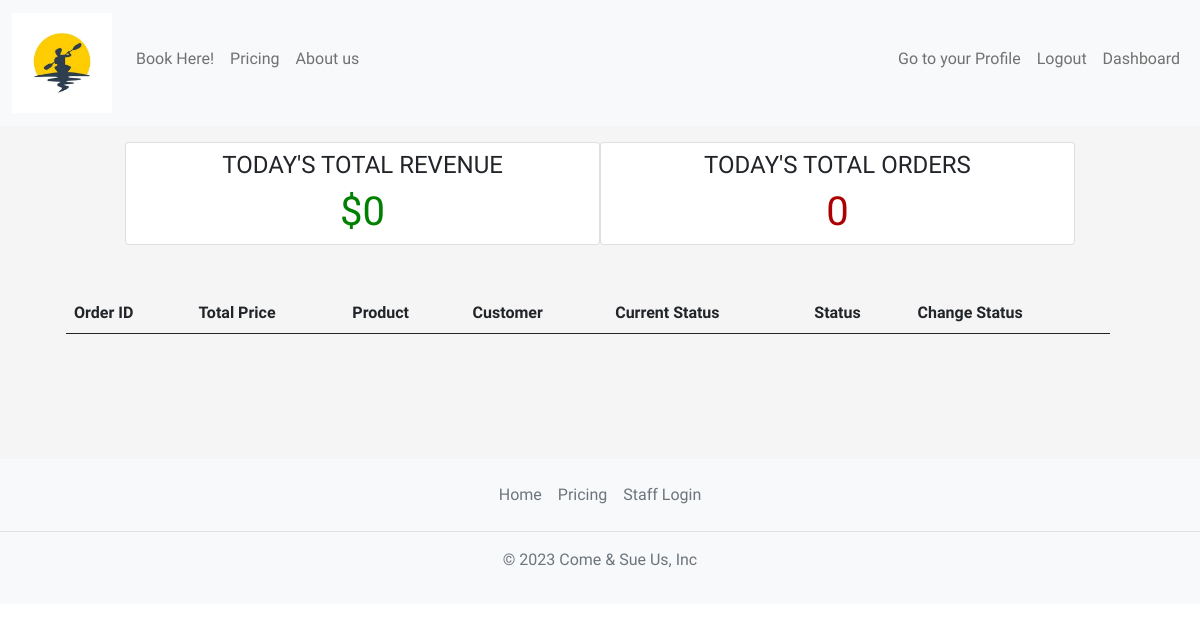
Page /staff/dashboard/ (signed in) on the earlier database version.
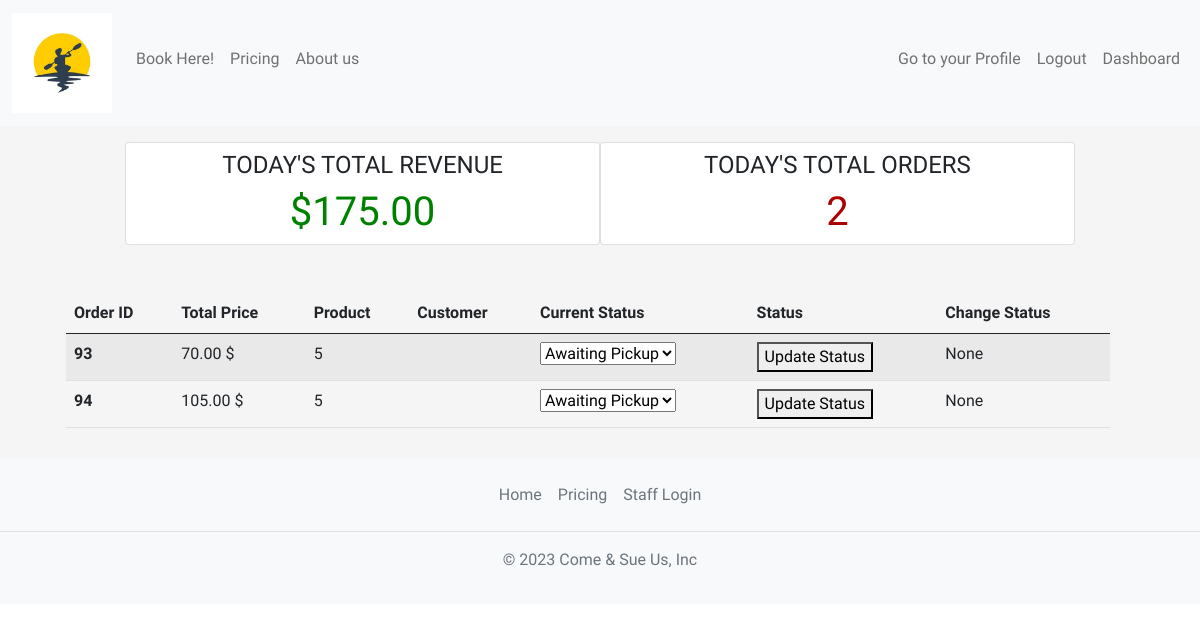
Same page on the later database version.
### home/models.py (models this page shows, shortened)
class OrderModel(models.Model):
    STATUS = (
        ('Awaiting Pickup', 'Awaiting Pickup'),
        ('Delivered', 'Delivered'),
    )
    user = models.ForeignKey(get_user_model(), on_delete=models.SET_NULL, null=True)
    created_on = models.DateTimeField(auto_now_add=True)
    price = models.DecimalField(max_digits=7, decimal_places=2)
    status = models.CharField(max_length=200, null=True, choices=STATUS)
    items = models.ManyToManyField(
        'Variant', related_name='order', blank=True)

class Variant(models.Model):
    name = models.CharField(max_length=100)
    description = models.TextField()
    image = models.ImageField(upload_to='variants_images/')
    price = models.DecimalField(max_digits=5, decimal_places=2)

### staff/views.py (the view)
# urls.py: path('dashboard/', Dashboard.as_view(), name='dashboard'),
class Dashboard(LoginRequiredMixin, UserPassesTestMixin, View):
    def get(self, request, *args, **kwargs):
        today = datetime.today()
        orders = OrderModel.objects.filter(
            created_on__year=today.year,
            created_on__month=today.month,
            created_on__day=today.day)
        total_revenue = 0
        for order in orders:
            total_revenue += order.price
        context = {
            'orders': orders,
            'total_revenue': total_revenue,
            'total_orders': len(orders)
        }
        return render(request, 'staff/dashboard.html', context)
    def test_func(self):
        return self.request.user.groups.filter(name='Staff').exists()

### staff/templates/staff/dashboard.html (shortened to what this page needs)
{% extends 'base.html' %}
{% block content %}
    <div class="container">
        <div class="row justify-content-center mt-3">
            <div class="card col-md-5 mr-3">
                <h4 class="text-center pt-2">Today's Total Revenue</h4>
                <h1 class="text-center" style="color: green;">${{ total_revenue }}</h1>
            </div>
            <div class="card col-md-5 mr-3">
                <h4 class="text-center pt-2">Today's Total Orders</h4>
                <h1 class="text-center" style="color: #ad0003;">{{ total_orders }}</h1>
            </div>
        </div>
        <div class="row justify-content-center container" style="overflow-x:auto;">
            <div class="col-md-12 mt-5">
                <table class="table table-hover table-striped">
                    <thead>
                        <tr>
                            <th scope="col">Order ID</th>
                            <th scope="col">Total Price</th>
                            <th scope="col">Product</th>
                            <th scope="col">Customer</th>
                            <th scope="col">Current Status</th>
                            <th scope="col">Status</th>
                            <th scope="col">Change Status</th>
                        </tr>
                    </thead>
                    <tbody>
                        {% for order in orders %}
                        <tr>
                            <th scope="row">{{ order.pk }}</th>
                            <td>{{ order.price }} $</td>
                            <td>
                                {% for item in order.items.all %}
                                {{item.id}}
                                {% endfor %}
                            </td>
                            <td>{{ order.user.email }}</td>
                            <td>
                                <form method="post" action="{% url 'change_status' order.pk %}">
                                <select id="status_dropdown" name="status">
                                    <option value="Awaiting Pickup">Awaiting Pickup</option>
                                  </select>
                                  </td>
                                  <td>
                                    <button type="submit">Update Status</button>
                                  </td>
                                  <td>
                                    {{ order.status }}
                                  </td>
                        </tr>
                        {% endfor %}
                    </tbody>
                </table>
            </div>
        </div>
    </div>
{% endblock content %}

Differences in the rows shown:
added OrderModel: pk "93", price "70.00", status "None"
now on this page (row unchanged): Variant: id "5"
added OrderModel: pk "94", price "105.00", status "None"
Other differences:
{{ total_revenue }}: "0" → "175.00"
{{ total_orders }}: "0" → "2"
